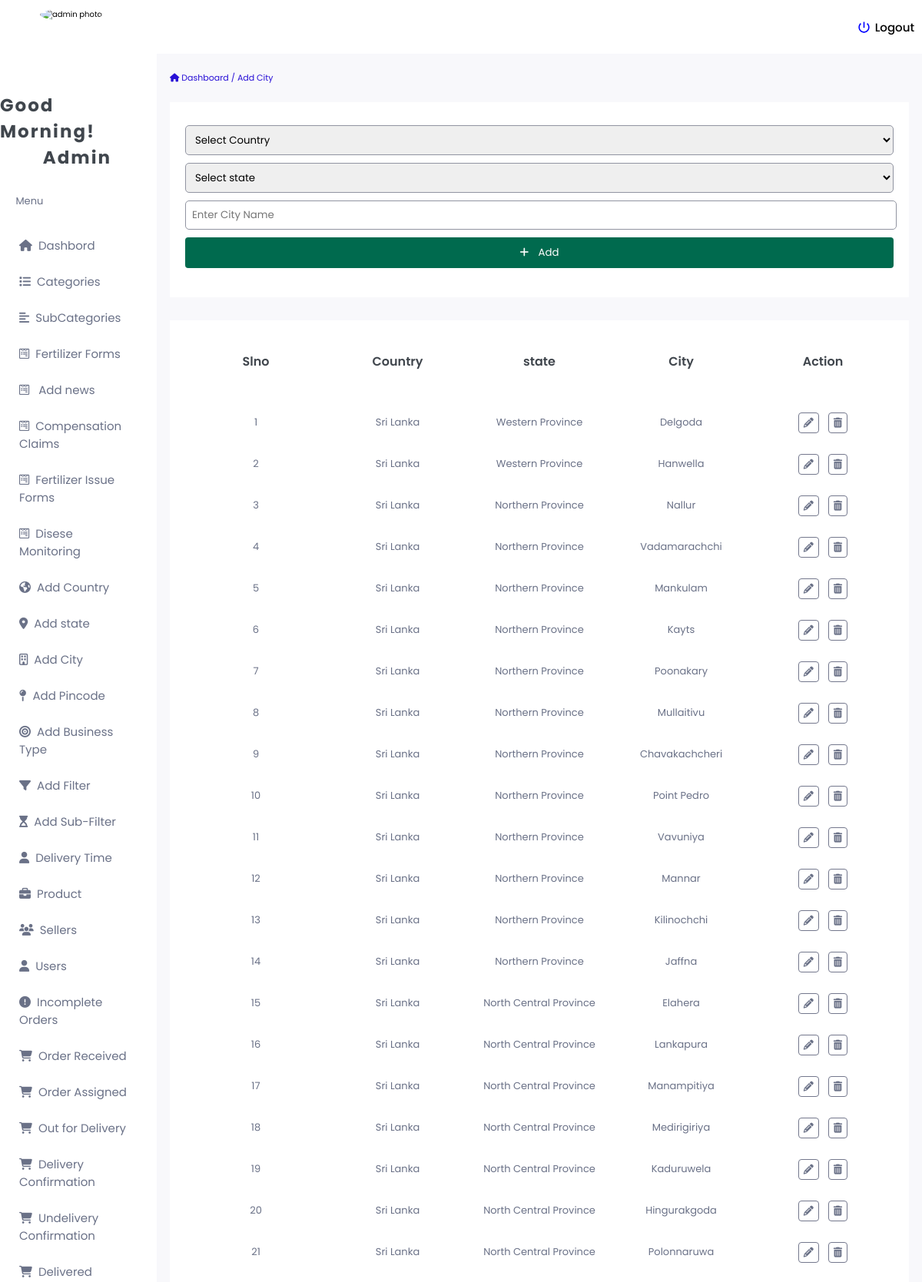
The app's page /Admin/loacationci.php (signed in, upper part) with its own data.
### tables this page shows
CREATE TABLE `city` (
  `id` int(11) NOT NULL,
  `s_id` int(11) NOT NULL,
  `c_id` int(11) NOT NULL,
  `city_name` varchar(255) NOT NULL
);

CREATE TABLE `country` (
  `id` int(11) NOT NULL,
  `cntry_name` varchar(255) NOT NULL
);

CREATE TABLE `state` (
  `id` int(11) NOT NULL,
  `c_id` int(11) NOT NULL,
  `state_name` varchar(255) NOT NULL
);

### Admin/loacationci.php (the view, shortened to what this page needs)
<?php
require('require/top.php');
?>
<div class="wrwr">
    <div class="path">
        <a href="index.php"><i class="fa fa-home" aria-hidden="true"></i> Dashboard</a>
        <span>/</span>
        <a href="loacationci.php">Add City</a>
    </div>
    <div class="rowbtn">
        <div class="b" style="display:flex;flex-direction:column;padding:3rem 2rem" id="cpl">
            <select name="" id="fsc" onchange="getstatelist()">
                <option value="#">Select Country</option>
            </select>
            <select name="" id="fscb" style="margin:1rem 0 0 0;">
                <option value="#">Select state</option>
            </select>
            <input type="text" placeholder="Enter City Name" id="sfield" style="width:98.5%;margin:1rem 0;" />
            <button class="add" onclick="addcity()" id='adcit'>
                <i class="fa fa-plus" aria-hidden="true"></i> &nbsp;Add
            </button>
        </div>
    </div>
    <div class="rowbtn" style="margin:3rem 0 0 0;" id="filterlist">
        <div class="b" style="display:flex;flex-direction:column;padding:3rem 2rem">
            <div class="row" style="height:3rem; display:flex;justify-content:space-between;">
                <div class="block" style="width:15rem; font-weight: 600; color:#40464d; font-size:1.6rem; display:flex; justify-content:center; align-items:center;">
                    Slno
                </div>
                <div class="block" style="width:15rem; font-weight: 600; color:#40464d; font-size:1.6rem; display:flex; justify-content:center; align-items:center;">
                    Country
                </div>
                <div class="block" style="width:15rem; font-weight: 600; color:#40464d; font-size:1.6rem; display:flex; justify-content:center; align-items:center;">
                    state
                </div>
                <div class="block" style="width:15rem; font-weight: 600; color:#40464d; font-size:1.6rem; display:flex; justify-content:center; align-items:center;">
                    City
                </div>
                <div class="block" style="width:15rem; font-weight: 600; color:#40464d; font-size:1.6rem; display:flex; justify-content:center; align-items:center;">
                    Action
                </div>
            </div>
        </div>
        <?php
        $query2 = "select city.*,country.cntry_name,state.state_name from city,country,state where city.s_id=state.id and state.c_id=country.id order by city.id desc";
        $res2 = mysqli_query($con, $query2);
        $i = 1;
        while ($rowt = mysqli_fetch_assoc($res2)) {
        ?>
            <div class="b" style="display:flex;flex-direction:column;padding:0.4rem 2rem">
                <div class="row" style="height:3rem; display:flex;justify-content:space-between;">
                    <div class="block" style="width:15rem; display:flex; justify-content:center; align-items:center;font-size:1.3rem;color:#6a7187;">
                        <?php echo $i; ?>
                    </div>
                    <div class="block" style="width:15rem; display:flex; justify-content:center; align-items:center;font-size:1.3rem;color:#6a7187;">
                        <?php echo $rowt['cntry_name']; ?>
                    </div>
                    <div class="block" style="width:15rem; display:flex; justify-content:center; align-items:center;font-size:1.3rem;color:#6a7187;">
                        <?php echo $rowt['state_name']; ?>
                    </div>
                    <div class="block" style="width:15rem; display:flex; justify-content:center; align-items:center;font-size:1.3rem;color:#6a7187;">
                        <?php echo $rowt['city_name']; ?>
                    </div>
                    <div class="block" style="width:15rem; display:flex; justify-content:center; align-items:center;font-size:1.3rem;color:#6a7187;">
                        <i class="fa fa-pencil" aria-hidden="true" style="margin-right:1.2rem;" class="k" onclick="editcity(<?php echo $rowt['id']; ?>)"></i>
                        <i class="fa fa-trash" aria-hidden="true" onclick="deletecity(<?php echo $rowt['id']; ?>)"></i>
                    </div>
                </div>
            </div>
        <?php $i++;
        } ?>
    </div>
</div>
<?php
require('require/foot.php');
?>

### Admin/assets/css/style.css (style rules this page uses)
* { margin: 0; padding: 0; font-family: "Poppins", sans-serif; }
button { border: none; outline: none; cursor: pointer; }
input { outline: none; border: none; }
select { border: none; outline: none; cursor: pointer; }
a { text-decoration: none; }
html { font-size: 62.5%; }
body { width: 100%; }
body .mainbody-wrapper .workspace .wrwr { height: 90%; overflow-y: auto; }
body .mainbody-wrapper .workspace .wrwr .path { padding: 0.8rem 1.7rem; margin: 1.5rem auto; font-size: 1.1rem; }
body .mainbody-wrapper .workspace .wrwr .path a, body .mainbody-wrapper .workspace .wrwr .path span { color: #2810d6; }
body .mainbody-wrapper .workspace .wrwr .row { display: -webkit-box; display: -ms-flexbox; display: flex; padding: 0.8rem 1.7rem; -webkit-box-pack: justify; -ms-flex-pack: justify; justify-content: space-between; }
body .mainbody-wrapper .workspace .wrwr .rowbtn { padding: 0rem 1.7rem; }
body .mainbody-wrapper .workspace .wrwr .rowbtn .b { display: -webkit-box; display: -ms-flexbox; display: flex; -webkit-box-pack: justify; -ms-flex-pack: justify; justify-content: space-between; background-color: #fff; padding: 1rem 2rem; }
body .mainbody-wrapper .workspace .wrwr .rowbtn .b input { border: 0.1px solid #9194a1; outline: none; padding: 0.8rem; border-radius: 5px; width: 20rem; }
body .mainbody-wrapper .workspace .wrwr .rowbtn .b select { border: 0.1px solid #9194a1; outline: none; padding: 0.8rem; border-radius: 5px; }
body .mainbody-wrapper .workspace .wrwr .rowbtn .b .add { padding: 1rem 2rem; background-color: #006A4E; color: #fff; display: -webkit-box; display: -ms-flexbox; display: flex; -webkit-box-pack: center; -ms-flex-pack: center; justify-content: center; -webkit-box-align: center; -ms-flex-align: center; align-items: center; border-radius: 4px; }
body .mainbody-wrapper .workspace .wrwr .rowbtn .b .add i { margin-right: 0.9rem; }
.block i { cursor: pointer; padding: 0.6rem; border: 0.2px solid #74788d; border-radius: 4px; }

### records on screen
city: country.cntry_name "Sri Lanka", state.state_name "Western Province", city_name "Delgoda"
city: country.cntry_name "Sri Lanka", state.state_name "Western Province", city_name "Hanwella"
city: country.cntry_name "Sri Lanka", state.state_name "Northern Province", city_name "Nallur"
city: country.cntry_name "Sri Lanka", state.state_name "Northern Province", city_name "Vadamarachchi"
city: country.cntry_name "Sri Lanka", state.state_name "Northern Province", city_name "Mankulam"
city: country.cntry_name "Sri Lanka", state.state_name "Northern Province", city_name "Kayts"
city: country.cntry_name "Sri Lanka", state.state_name "Northern Province", city_name "Poonakary"
city: country.cntry_name "Sri Lanka", state.state_name "Northern Province", city_name "Mullaitivu"
city: country.cntry_name "Sri Lanka", state.state_name "Northern Province", city_name "Chavakachcheri"
city: country.cntry_name "Sri Lanka", state.state_name "Northern Province", city_name "Point Pedro"
city: country.cntry_name "Sri Lanka", state.state_name "Northern Province", city_name "Vavuniya"
city: country.cntry_name "Sri Lanka", state.state_name "Northern Province", city_name "Mannar"
city: country.cntry_name "Sri Lanka", state.state_name "Northern Province", city_name "Kilinochchi"
city: country.cntry_name "Sri Lanka", state.state_name "Northern Province", city_name "Jaffna"
city: country.cntry_name "Sri Lanka", state.state_name "North Central Province", city_name "Elahera"
city: country.cntry_name "Sri Lanka", state.state_name "North Central Province", city_name "Lankapura"
city: country.cntry_name "Sri Lanka", state.state_name "North Central Province", city_name "Manampitiya"
city: country.cntry_name "Sri Lanka", state.state_name "North Central Province", city_name "Medirigiriya"
city: country.cntry_name "Sri Lanka", state.state_name "North Central Province", city_name "Kaduruwela"
city: country.cntry_name "Sri Lanka", state.state_name "North Central Province", city_name "Hingurakgoda"
city: country.cntry_name "Sri Lanka", state.state_name "North Central Province", city_name "Polonnaruwa"
